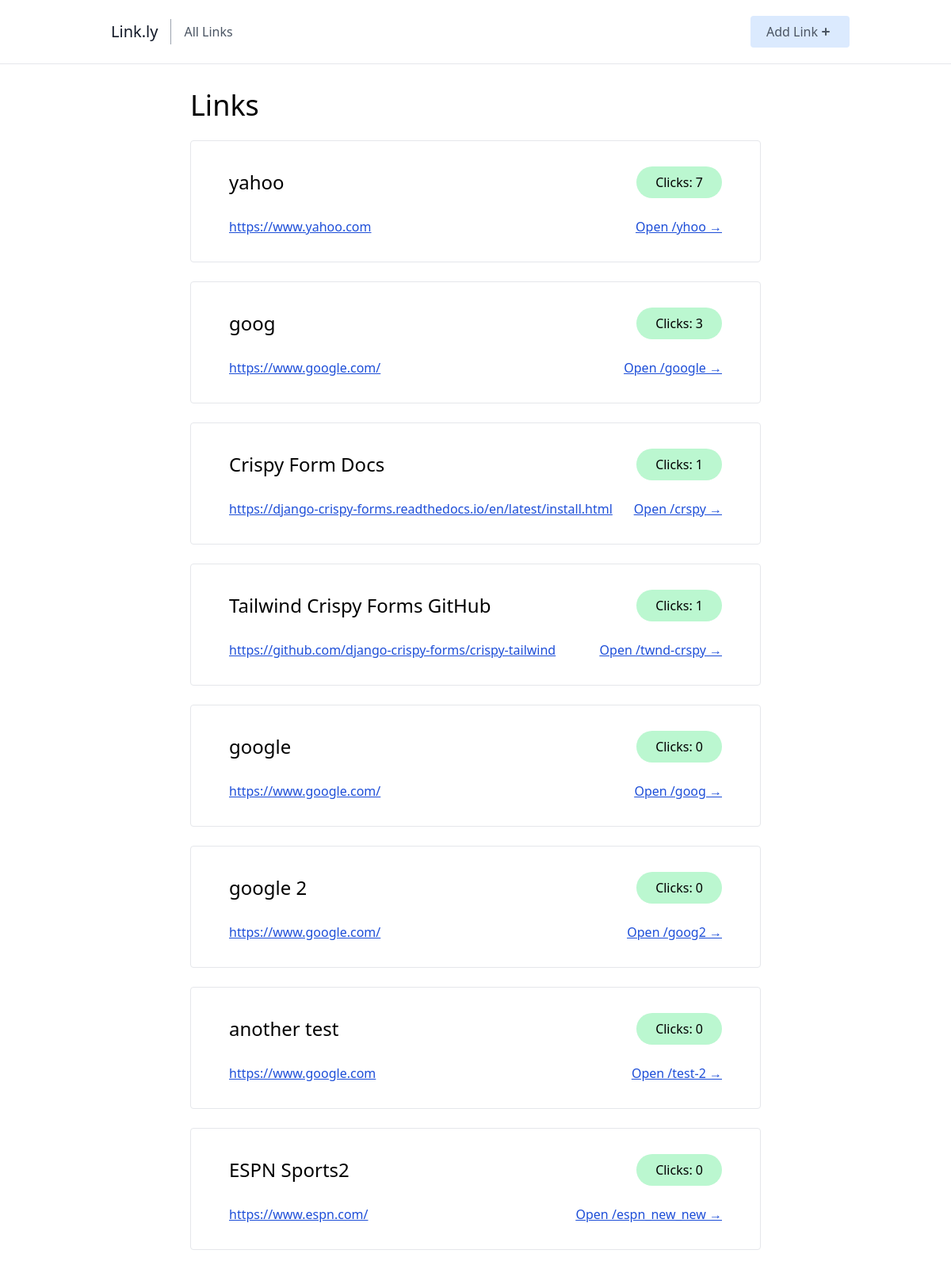
The page / on the database its author committed.
### links/models.py (models this page shows, shortened)
class Link(models.Model):
    name = models.CharField(max_length=50, unique=True)
    url = models.URLField(max_length=200)
    slug = models.SlugField(unique=True, blank=True)
    clicks = models.PositiveIntegerField(default=0)

### links/views.py (the view)
# urls.py: path('', views.index, name="home"),
def index(request):
    links = Link.objects.all().order_by("-clicks")
    context = {
        "links": links
    }
    return render(request, 'links/index.html', context)

### links/templates/links/index.html
{% extends 'links/_base.html' %}
{% block content %}
<div class="sm:w-2/3 mx-auto px-10">
    <h1 class="text-4xl mb-2">Links</h1>
    {% for link in links %}
    <div class="border rounded px-12 py-8 my-6 hover:bg-gray-50">
        <div class="flex justify-between items-center pb-6">
            <p class="text-2xl">{{link.name}}</p>
            <p class="rounded-full bg-green-200 px-6 py-2">Clicks: {{link.clicks}}</p>
        </div>
        <div class="flex justify-between items-center">
            <p><a class="underline text-blue-700" href="{{link.url}}">{{link.url}}</a></p>
            <p class="underline underline text-blue-700"><a target="_blank" href="{% url 'root-link' link.slug %}">Open /{{link.slug}} →</a></p>
        </div>
    </div>
    {% endfor %}
</div>
{% endblock content %}

### links/templates/links/_base.html (shortened to what this page needs)
<html>
    <head>
        <script src="https://cdn.tailwindcss.com"></script>
    </head>
    <body class="">
        <header class="text-gray-600 body-font border-b mb-8">
            <div class="container mx-auto flex flex-wrap px-10 py-5 flex-col md:flex-row items-center">
                <a href="{% url 'home' %}" class="flex title-font font-medium items-center text-gray-900 mb-4 md:mb-0">
                <span class="ml-3 text-xl">Link.ly</span>
                </a>
                <nav class="md:mr-auto md:ml-4 md:py-1 md:pl-4 md:border-l md:border-gray-400	flex flex-wrap items-center text-base justify-center">
                <a href="{% url 'home' %}" class="mr-5 hover:text-gray-900">All Links</a>
                </nav>
                <a href="{% url 'create-link' %}">
                    <button class="inline-flex items-center bg-blue-100 border-0 py-2 px-5 focus:outline-none hover:bg-blue-200 rounded text-base mt-4 md:mt-0">Add Link
                        <svg xmlns="http://www.w3.org/2000/svg" class="h-5 w-5" viewBox="0 0 20 20" fill="currentColor">
                            <path fill-rule="evenodd" d="M10 5a1 1 0 011 1v3h3a1 1 0 110 2h-3v3a1 1 0 11-2 0v-3H6a1 1 0 110-2h3V6a1 1 0 011-1z" clip-rule="evenodd" />
                        </svg>
                    </button>
                </a>
            </div>
        </header>
        <div>
            {% block content %}
            {% endblock content %}
        </div>
    </body>
</html>

### rows shown on the page
Link: name "yahoo", clicks "7", url "https://www.yahoo.com", slug "yhoo"
Link: name "goog", clicks "3", url "https://www.google.com/", slug "google"
Link: name "Crispy Form Docs", clicks "1", url "https://django-crispy-forms.readthedocs.io/en/latest/install.html", slug "crspy"
Link: name "Tailwind Crispy Forms GitHub", clicks "1", url "https://github.com/django-crispy-forms/crispy-tailwind", slug "twnd-crspy"
Link: name "google", clicks "0", url "https://www.google.com/", slug "goog"
Link: name "google 2", clicks "0", url "https://www.google.com/", slug "goog2"
Link: name "another test", clicks "0", url "https://www.google.com", slug "test-2"
Link: name "ESPN Sports2", clicks "0", url "https://www.espn.com/", slug "espn_new_new"
